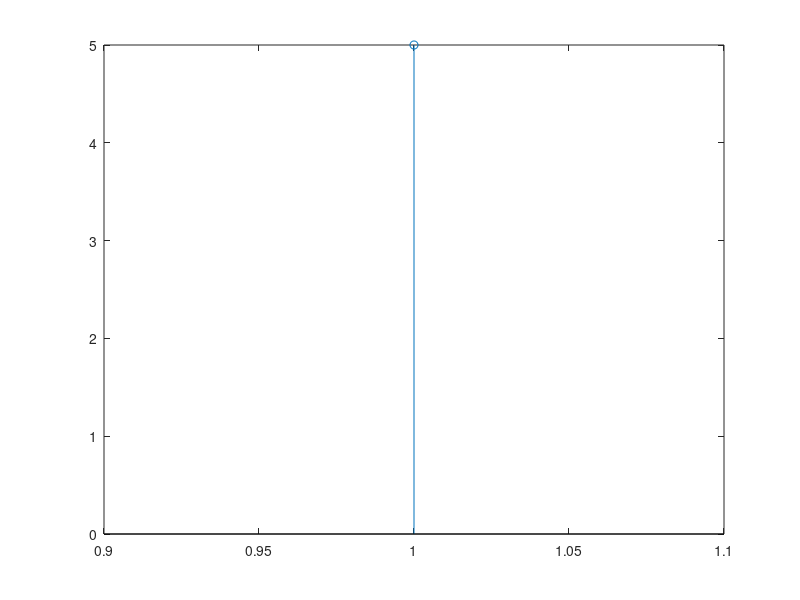
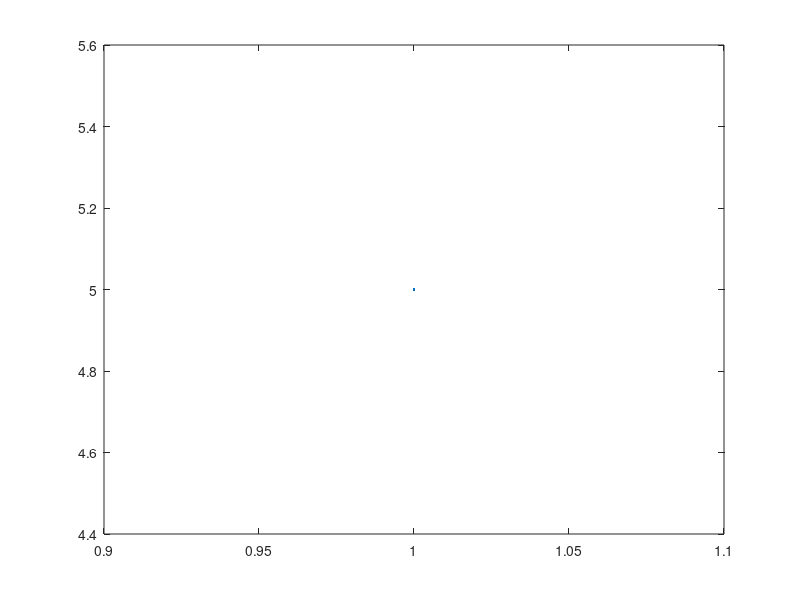
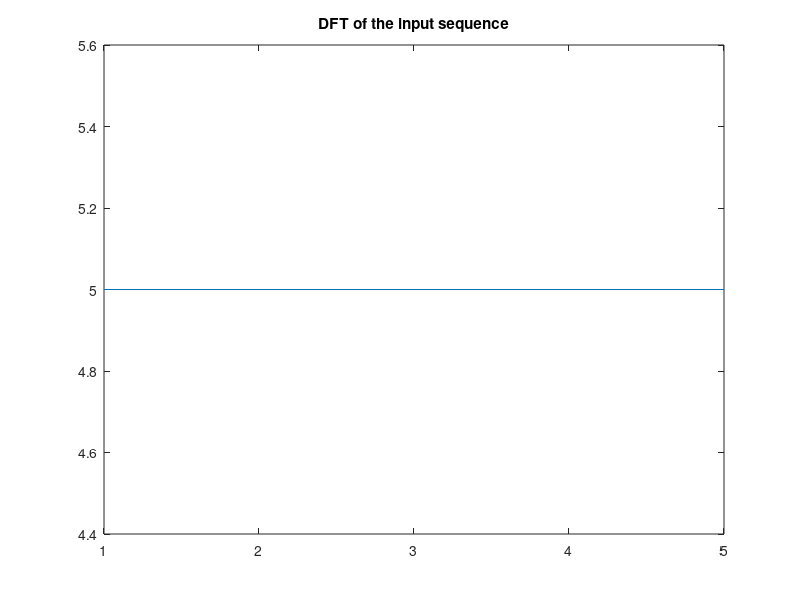

Write the MATLAB code that produced these figures, in order.
% aim of experiment:- TO develop the program for finding the DFT
% appartus:- PC installed with Matlab Software

%% Program:-
x=input('enter the input sequence');
% enter the input sequence[1 2 3 4 5 7 8]
n = input('enter the length of sequence');
% enter the length of sequence8
X = fft(x, n);
figure(1)
stem(x);
figure(2)
plot(x);
figure(3)
plot(X);
title('DFT of the input sequence');
